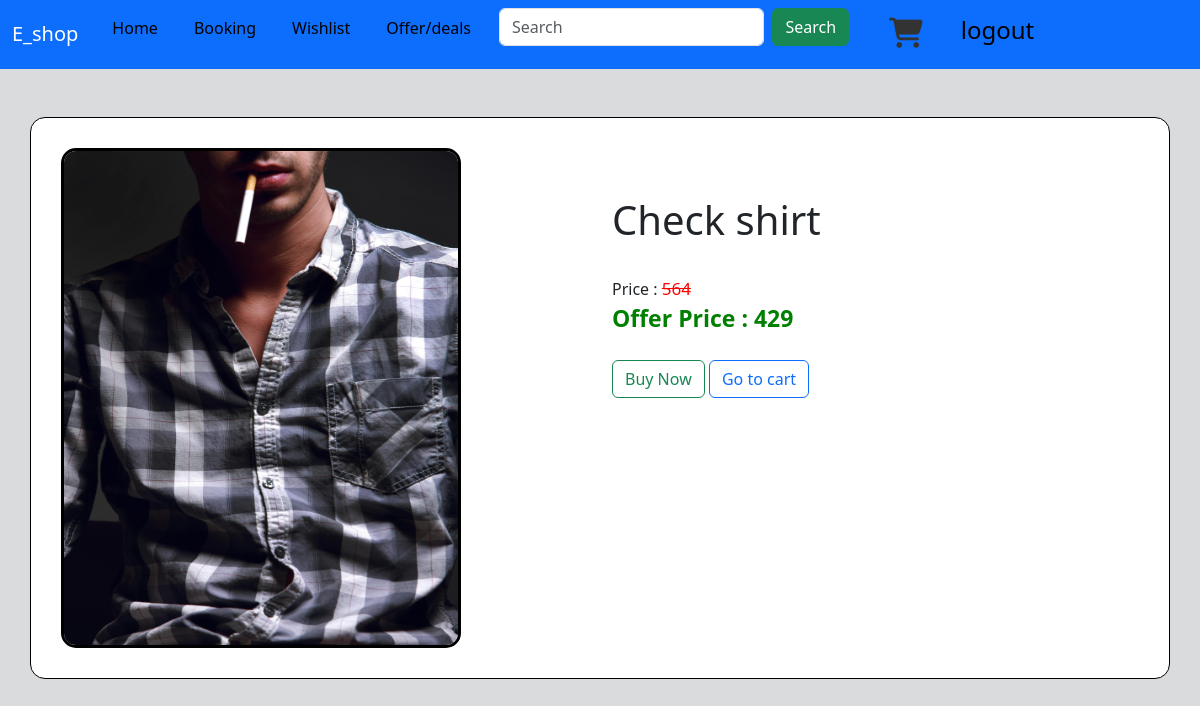
The page /view_pro/5 (signed in) on the database as committed earlier.
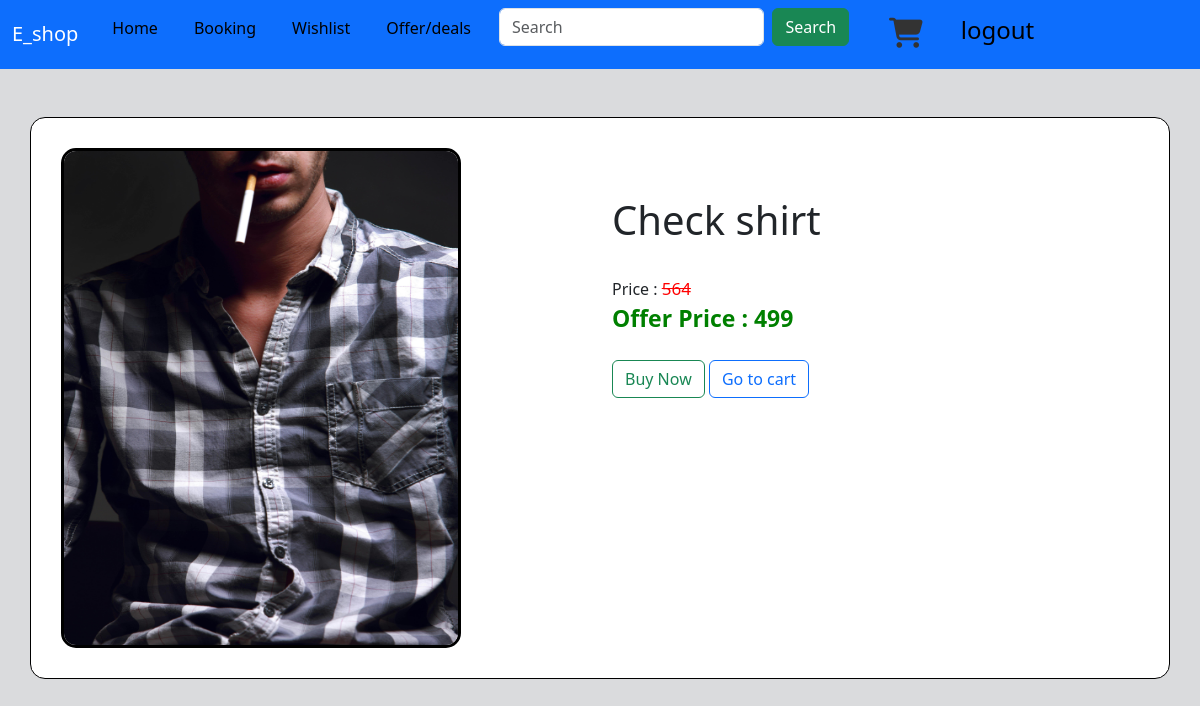
The same page on the database as committed later.
### app/models.py (models this page shows)
class product (models.Model):
    pro_id=models.TextField()
    name=models.TextField()
    price=models.IntegerField()
    offer_price=models.IntegerField()
    img=models.FileField()

### app/views.py (the view)
# urls.py: path('view_pro/<id>',views.view_product),
def view_product(req,id):
        log_user=User.objects.get(username=req.session['user'])
        products=product.objects.get(pk=id)
        try:
            cart1=Cart.objects.get(products=products,user=log_user)
        except:
            cart1=None
        print(cart1)
        return render(req,'user/view_pro.html',{'products':products,'cart1':cart1})

### templates/user/view_pro.html (shortened to what this page needs)
<!DOCTYPE html>
<html lang="en">
<head>
    <link href="https://cdn.jsdelivr.net/npm/bootstrap@5.3.3/dist/css/bootstrap.min.css" rel="stylesheet">
    <link rel="stylesheet" href="https://cdnjs.cloudflare.com/ajax/libs/font-awesome/6.6.0/css/all.min.css">
</head>
<body>
  <nav class="navbar navbar-expand-sm bg-primary navbar-dark">
    <div class="container-fluid">
      <a class="navbar-brand" href="#">E_shop</a>
      <div class="collapse navbar-collapse" id="collapsibleNavbar">
        <ul class="navbar-nav">
          <li class="nav-item">
            <a class="nav-link" href="../user_home">Home</a>
          </li>
          <li class="nav-item">
            <a class="nav-link" href="../user_vew_booking">Booking</a>
          </li>
          <li class="nav-item">
            <a class="nav-link" href="#">Wishlist</a>
          </li>
          <li class="nav-item">
            <a class="nav-link" href="#">Offer/deals</a>
          </li>
          <div class="">
            <li class="nav-item" id="search">
              <form class="d-flex" role="search" action="search" method="post">
                <input class="form-control me-2" type="search" name="search" placeholder="Search" aria-label="Search">
                <button class="btn btn-success" type="submit">Search</button>
              </form>
            </li>
          </div>
          <li class="nav-item">
            <a href="../cart_disp"><i class="fa-solid fa-cart-shopping" id="cart"></i></a>
          </li>
          <li class="nav-item">
            <a id="logout" class="logout nav-link" href="../logout">
              <h4>logout</h4>
            </a>
          </li>
        </ul>
      </div>
    </div>
  </nav>
<div class="container mt-5">
    <div class="row">
  <div class="col-lg-6">
    <img src="{{products.img.url}}" class="product_img" alt="Card image" style="width:400px; height: 500px;">
  </div>
  <div class="col-lg-6 mt-5">
    <h4 class="product_name">{{products.name}}</h4><br>
    Price : <p class="price" style="text-decoration: line-through; display: inline;">{{products.price}}</p><br>
  <p class="offer_price" style="display: inline;">  Offer Price : {{products.offer_price}}</p><br><br>
    <a href="../buy_product/{{products.pk}}" class="btn btn-outline-success">Buy Now</a>
    {% if cart1 %}
    <a href="../cart_disp" class="btn btn-outline-primary">Go to cart</a>
    {% else %}
    <a href="../add_to_cart/{{products.pk}}" class="btn btn-outline-primary">add to cart</a>
    {% endif %}
</div>
</div>
</div>
</body>
</html>

Rows that differ between the two databases and show on the page:
changed product "Check shirt": offer_price "429" → "499"
